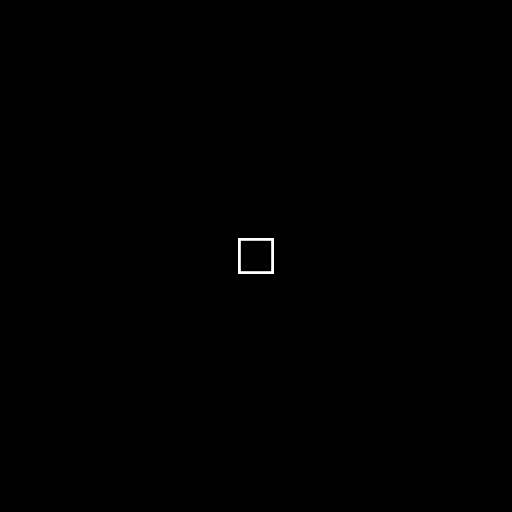
%> input picture kuang.jpg, 512 x 512 px
$ octave sphereLightSource.m   (GNU Octave 9; MATLAB toolbox functions it lacks are replaced by stand-ins)
%> lines starting %> are read from the running program, lines starting %| are printed output that depends on the picture
### fresnelDiffraction.m
%% Simulate fresnell diffraction

function Y = fresnelDiffraction(X,z0,d0,lambda)
    N = length(X);
    if size(X,2)~=N
        error('X is not square');
    end

    k = 2*pi/lambda;

    dx0 = d0; dy0 = d0;
    dx = lambda*z0/N/d0;    %源目标的采样到接受平面采样间隔的换算
    dy = dx;

    Y = zeros(size(X));
    EXP0 = zeros(size(X));
    EXP = zeros(size(X));
    for i = 1:N
        for j = 1:N
            EXP0(i,j) = exp(sqrt(-1)*k/2/z0*((i-N/2)^2*dx0^2+(j-N/2)^2*dy0^2));
            EXP(i,j) = exp(sqrt(-1)*k/2/z0*((i-N/2)^2*dx^2+(j-N/2)^2*dy^2));
        end
    end
    Y(:) = EXP .* fftshift(fft2(X .* EXP0));
end

### sphereLightSource.m
%% 数字全息成像的数值仿真
% author: 左元
% email: zuoyuan@mail.ustc.edu.cn
% 球面波照明和重建，离轴无透镜傅里叶变换全息

%% 一些常数的定义
Nx = 512; Ny = 512;
dx = 0.01e-3; dy = dx;
Lx = Nx*dx; Ly = Ny*dy;
X = 1e-3; Y = X;

lambda = 632.8e-9;
k = 2*pi/lambda;
z0 = max(4*X/lambda*dx, 4*Y/lambda*dy); % 离轴无透镜傅里叶变换全系，最小记录距离
zr = z0;
dx0 = lambda*z0/Nx/dx;
dy0 = lambda*z0/Ny/dy;

xr = 3/2*X; % 参考光角度偏置，将影响干涉图样的频谱分布，调整这个参数可以观察到频谱的变化
yr = 3/2*Y;


%% 目标物
obj = im2double(rgb2gray(imread('kuang.jpg')));
%> obj: size 512x512 double; min 0, max 1, mean 0.00142
subplot(2,3,1);
imshow(obj);

%% 参考光，球面波，菲涅尔近似为二次相因子
R = zeros(Nx,Ny);
for i = 1:Nx
    for j = 1:Ny
        x = (i-Nx/2)*dx;
        y = (j-Ny/2)*dy;
        R(i,j) = exp(sqrt(-1)*k/2/zr*((x-xr)^2 + (y-yr)^2));
    end
end


%% 得到CCD接受到的干涉图样
Obj = fresnelDiffraction(obj, z0, dx0, lambda);
% Obj = angularSpectrumDiffraction(obj, z0, dx0, lambda);

subplot(2,3,2);

Obj = Obj / max(max(abs(Obj))) * 5; % 对实际值归一化，倍乘数表示相对参考光R的相对强度
H = abs(Obj+R).^2;
H = H/max(max(H));
imshow(H);

%% 干涉图样频谱
subplot(2,3,3);
fftQxI = fftshift(fft2(H));
tmp = abs(fftQxI);
imshow(tmp/max(max(tmp))*20);
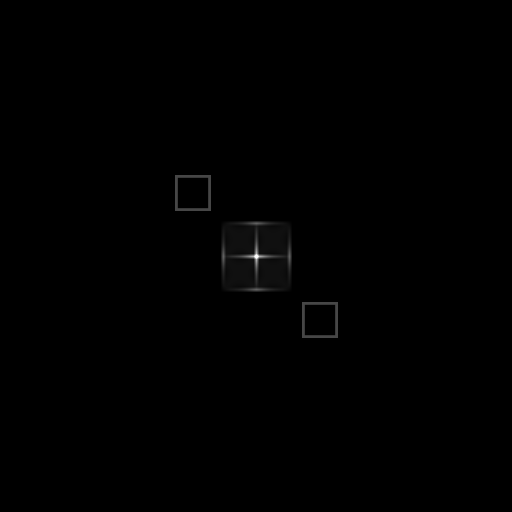
%> displayed picture: size 512x512, on the screen's scale of 0 to 255; min 0, max 255, mean 0.7


%% 再现光，同轴球面波
R2 = zeros(Nx,Ny);
for i = 1:Nx
    for j = 1:Ny
        x = (i-Nx/2)*dx;
        y = (j-Ny/2)*dy;
        R2(i,j) = exp(-sqrt(-1)*k/2/zr*((x)^2 + (y)^2));
    end
end

%% 再现
CH = R2 .* H;
subplot(2,3,4);

animate = 0;
if animate
    for zi = linspace(1e-5, z0, 20)
        constructedObj = fresnelDiffraction(CH, zi, dx, lambda);
        coI = abs((constructedObj));
        imshow(coI/max(max(coI))*20);
        pause(.1);
    end
else
    constructedObj = fresnelDiffraction(CH, z0, dx, lambda);
    coI = abs((constructedObj));
    imshow(coI/max(max(coI))*20);
end
subplot(2,3,5);
plot(abs(coI(Nx/2,:))/max(max(coI)));
axis([0 512 0 1]);
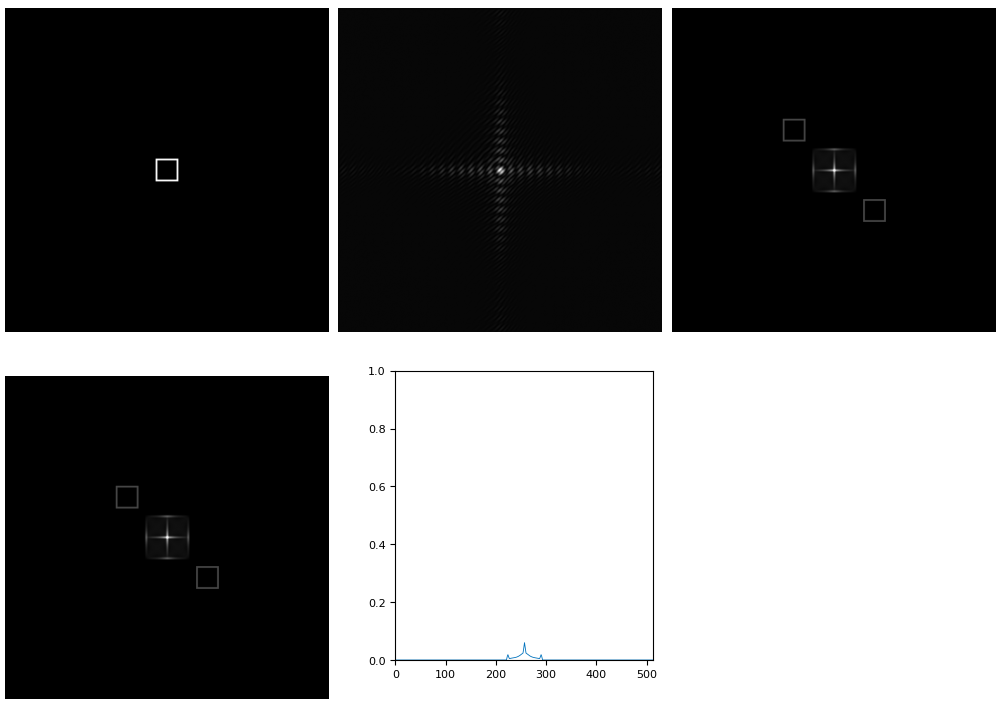
%> figure redrawn from the program's plot data, 5 panels
% figure;
% imshow(cstrObj/max(max(cstrObj)));
